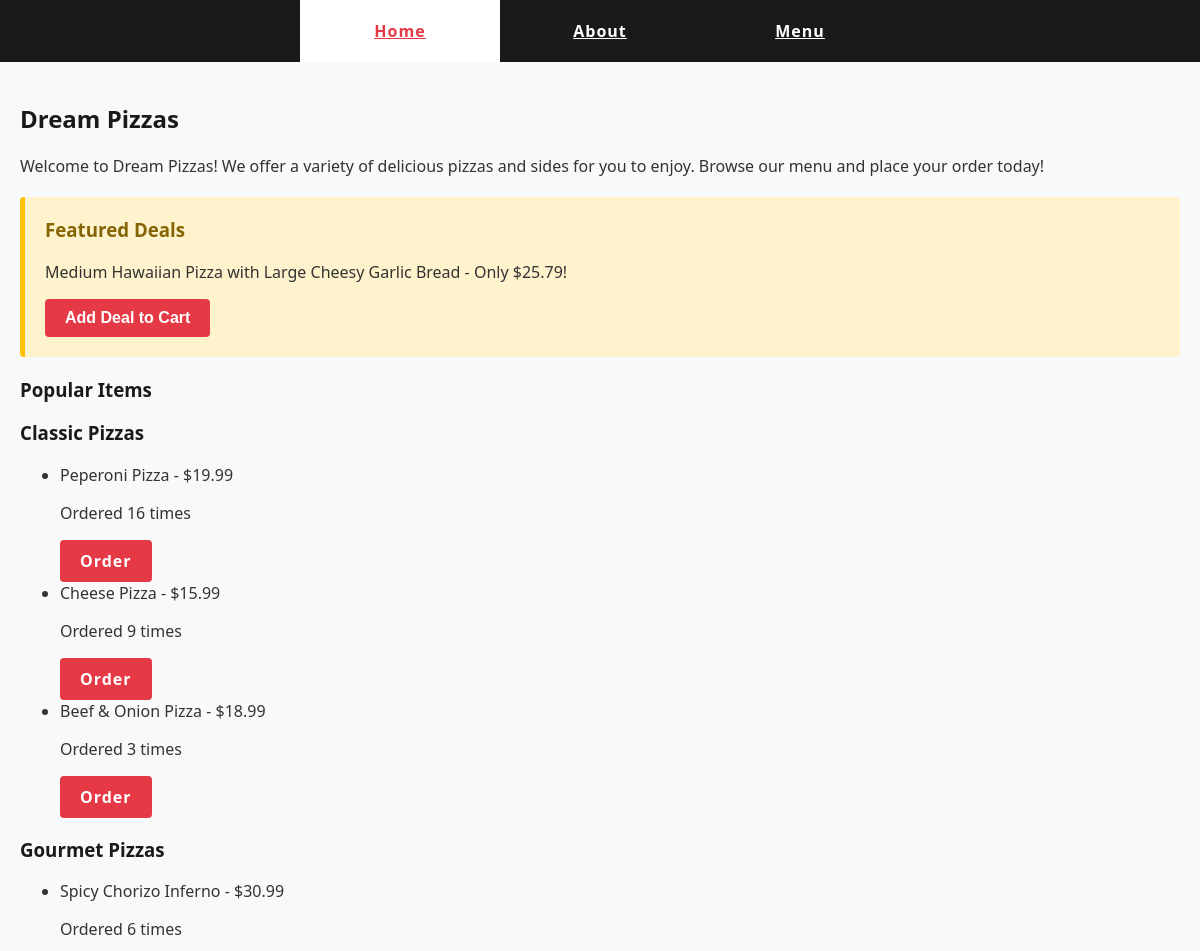
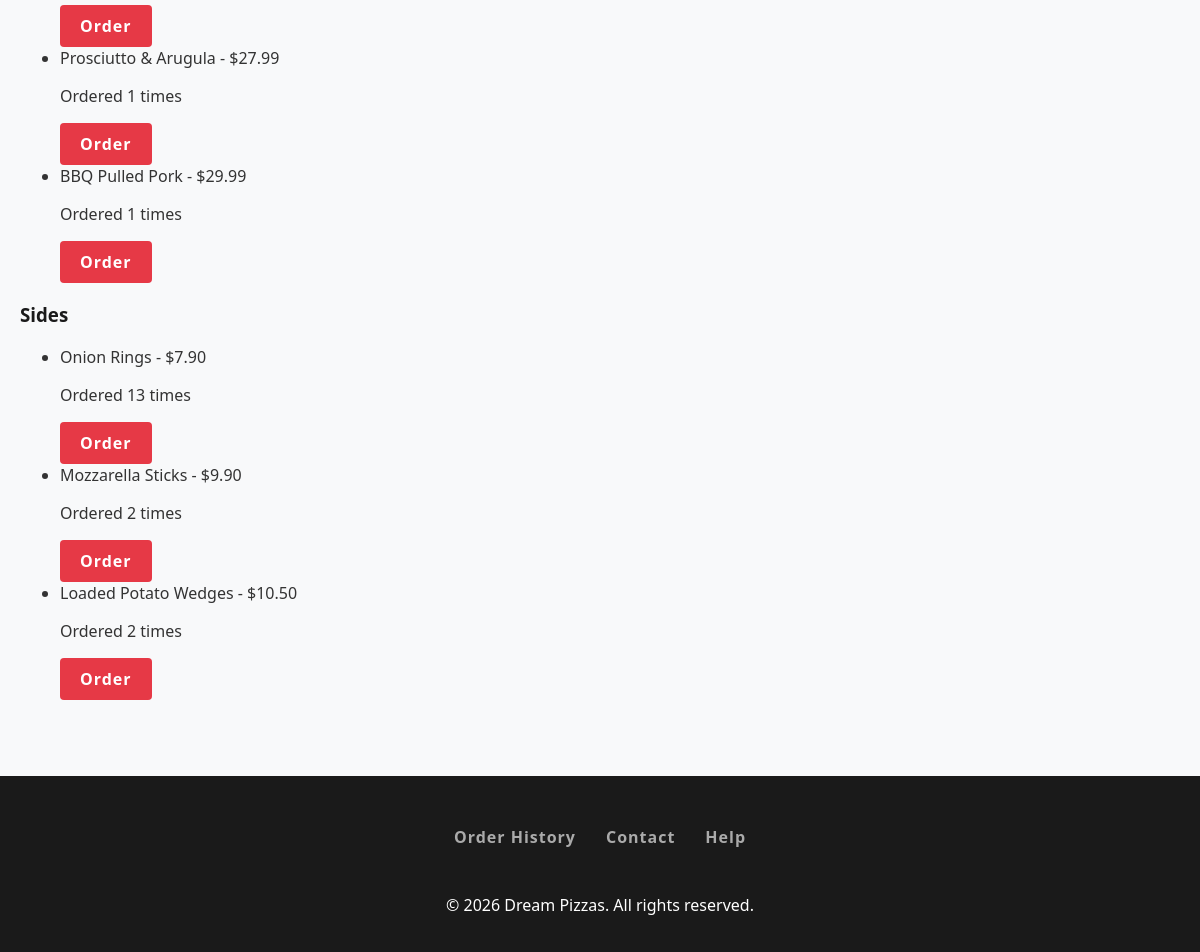
The page / on the database its author committed (2 pictures, top to bottom).
### tables this page shows
CREATE TABLE order_items (
            id INTEGER PRIMARY KEY AUTOINCREMENT,
            order_id INTEGER,
            item_name TEXT,
            size TEXT,
            quantity INTEGER,
            FOREIGN KEY(order_id) REFERENCES orders(id)
        );

### app.py (the view)
@app.route('/')
def index():
    cart = session.get('cart', [])
    current_deal = get_or_create_deal()
    popular_pizzas, popular_gourmet_pizzas, popular_sides = get_popular_items()
    return render_template('index.html',
        active_page='index',
        feature_deal=current_deal["pizza"],
        feature_deal_price=current_deal["price"],
        feature_pizza_size=current_deal["pizza_size"],
        feature_side_size=current_deal["side_size"],
        feature_deal_side=current_deal["side"],
        expires_at=current_deal["expires_at"],
        cart=cart,
        popular_pizzas=popular_pizzas,
        popular_gourmet_pizzas=popular_gourmet_pizzas,
        popular_sides=popular_sides)

### app.py (called while the page is built, shortened)
def load_data():
    try:
        with open('data/classic_pizzas.json') as f:
            classic_pizzas = json.load(f)
        with open('data/gourmet_pizzas.json') as f:
            gourmet_pizzas = json.load(f)
        with open('data/sides.json') as f:
            sides = json.load(f)
        return classic_pizzas, gourmet_pizzas, sides
    except (FileNotFoundError, json.JSONDecodeError) as e:
        print(f"Error loading data: {e}")
        return {}, {}, {}

def get_or_create_deal():
    global active_deal
    current_time = int(time.time())
    return active_deal

### templates/index.html (shortened to what this page needs)
{% extends "template.html" %}
{% block content %}
    <h2>Dream Pizzas</h2>
    <p>Welcome to Dream Pizzas! We offer a variety of delicious pizzas and sides for you to enjoy. Browse our menu and place your order today!</p>
    <div class="featured-deal">
        <h3>Featured Deals</h3>
        <p>{{ feature_pizza_size }} {{ feature_deal }} with {{ feature_side_size }} {{ feature_deal_side }} - Only ${{ "%.2f"|format(feature_deal_price) }}!</p>
        <form action="{{ url_for('add_featured_deal') }}" method="POST" style="display: inline;">
            <button type="submit" class="home-order-btn">Add Deal to Cart</button>
        </form>
    </div>
    <h3>Popular Items</h3>
        <h3>Classic Pizzas</h3>
        <ul>
        {% for item in popular_pizzas %}
            <li>{{ item.name }} - ${{ "%.2f"|format(item.price) }}</li>
            <p>Ordered {{ item.total_ordered }} times</p>
            <a href="{{ url_for('menu', item=item.name) }}" class="home-order-btn">Order</a>
        {% endfor %}
        </ul>
        <h3>Gourmet Pizzas</h3>
        <ul>
        {% for item in popular_gourmet_pizzas %}
            <li>{{ item.name }} - ${{ "%.2f"|format(item.price) }}</li>
            <p>Ordered {{ item.total_ordered }} times</p>
            <a href="{{ url_for('menu', item=item.name) }}" class="home-order-btn">Order</a>
        {% endfor %}
        </ul>
        <h3>Sides</h3>
        <ul>
        {% for item in popular_sides %}
            <li>{{ item.name }} - ${{ "%.2f"|format(item.price) }}</li>
            <p>Ordered {{ item.total_ordered }} times</p>
            <a href="{{ url_for('menu', item=item.name) }}" class="home-order-btn">Order</a>
        {% endfor %}
        </ul>
{% endblock %}

### static/css/style.css (style rules this page uses)
html, body { margin: 0; padding: 0; font-family: 'Segoe UI', Tahoma, Geneva, Verdana, sans-serif; height: 100%; background-color: #f8f9fa; color: #333; }
h1, h2, h3 { color: #1A1A1A; }
ul a { color: white; text-decoration: underline solid white; height: 100%; display: block; text-align: center; box-sizing: border-box; white-space: nowrap; flex: 1; padding: 20px 0; font-weight: bold; letter-spacing: 1px; }
button, .home-order-btn { background-color: #E63946; color: white; border: none; padding: 10px 20px; cursor: pointer; border-radius: 4px; font-weight: bold; font-size: 1em; text-decoration: none; display: inline-block; transition: background-color 0.2s; }
.featured-deal { background-color: #fff3cd; border-left: 5px solid #ffc107; padding: 20px; margin: 20px 0; border-radius: 4px; }
.featured-deal h3 { margin-top: 0; color: #856404; }

### rows shown on the page
order_items: item_name "Hawaiian Pizza"
order_items: item_name "Cheesy Garlic Bread"
order_items: name "Beef & Onion Pizza", price "18.99", total_ordered "3"
order_items: name "Prosciutto & Arugula", price "27.99", total_ordered "1"
order_items: name "BBQ Pulled Pork", price "29.99", total_ordered "1"

### other values the page prints
{{ feature_pizza_size }} "Medium"
{{ feature_side_size }} "Large"
{{ "%.2f"|format(feature_deal_price) }} "25.79"
{{ item.name }} "Peperoni Pizza" "Cheese Pizza"
{{ "%.2f"|format(item.price) }} "19.99" "15.99"
{{ item.total_ordered }} "16" "9"
{{ item.name }} "Spicy Chorizo Inferno"
{{ "%.2f"|format(item.price) }} "30.99"
{{ item.total_ordered }} "6"
{{ item.name }} "Onion Rings" "Mozzarella Sticks" "Loaded Potato Wedges"
{{ "%.2f"|format(item.price) }} "7.90" "9.90" "10.50"
{{ item.total_ordered }} "13" "2" "2"
